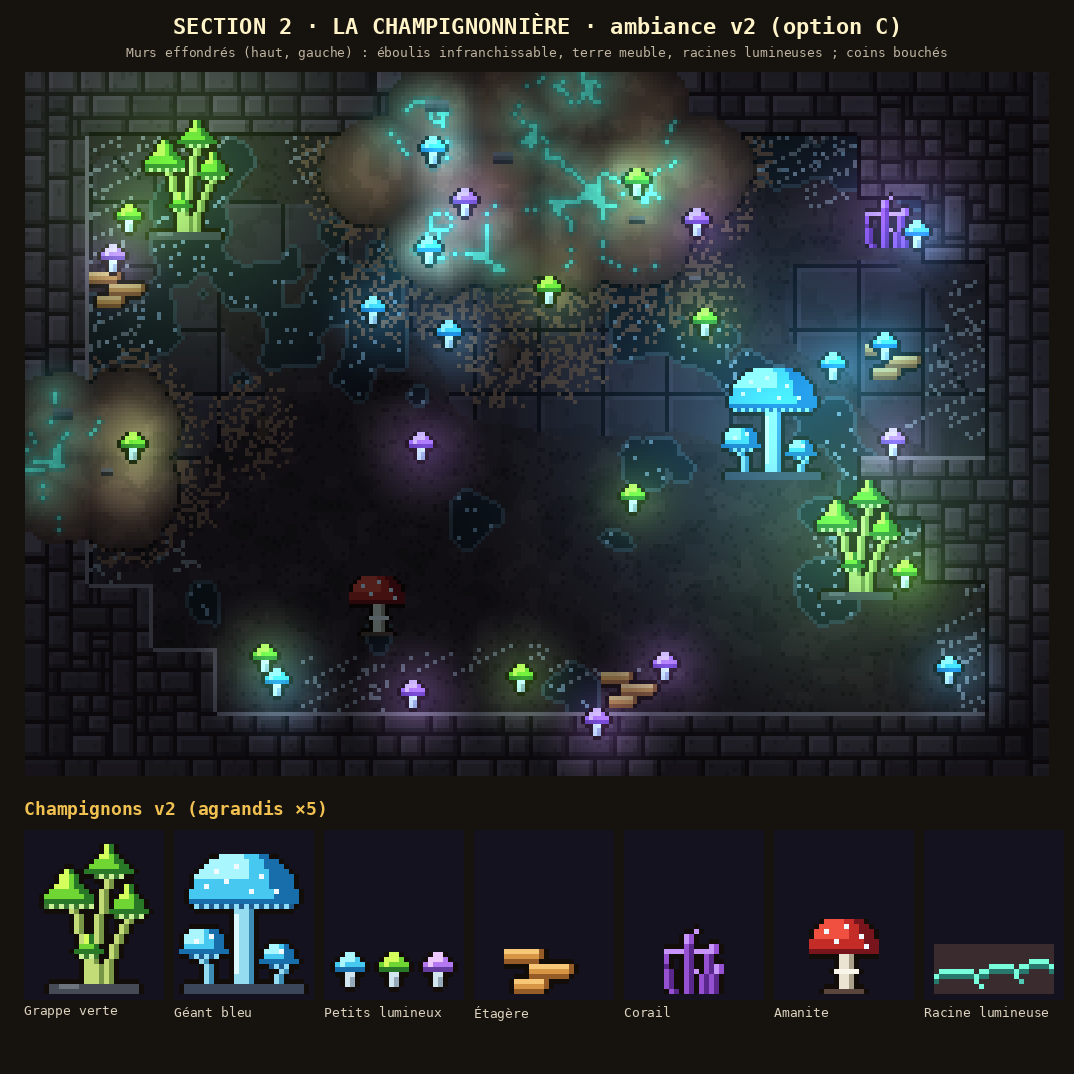

The script that saved this image:
"""Section 2, la CHAMPIGNONNIÈRE : ambiance v2 (Thomas, 2026-11-14, sur la v1 : option C retenue ; « attention aux
filaments, le mur du haut n'est pas un plafond » ; « le design des champignons est assez médiocre » ; « il faut qu'on
soit affecté par la quantité de champignons » ; « rends certaines zones moins accessibles, moins carrées » ; « des murs
effondrés, avec de la terre qui vient se répandre dans la pièce et qui affecte le layout ; on peut voir des racines
lumineuses dans la terre nue » ; trois images d'inspiration : on en reprend les idées, jamais le dessin).

- Base : l'option C de la v1 (roche suintante, pierres brun-violet, terre et flaques).
- Plus de filaments qui « pendent » du mur du haut (vue de dessus) : le mycélium RAMPE au sol depuis le pied des murs.
- Murs EFFONDRÉS : une brèche dans le mur, un éboulis de terre qui déborde dans la salle (infranchissable), puis de la
  terre meuble (on y marche) ; des RACINES LUMINEUSES dans la terre nue ; des pierres tombées.
- Salle moins carrée : coins bouchés, mur qui avance.
- Champignons redessinés, en nombre : grappe de chapeaux pointus verts, gros champignon bleu lumineux à pois, petits
  lumineux semés partout, champignon-étagère au pied des murs, corail violet, amanite.

  python3 art/champi_v2.py   → art/champi_v2.png
"""
import math
import os
import sys

import numpy as np
from PIL import Image, ImageDraw

sys.path.insert(0, os.path.dirname(os.path.abspath(__file__)))
import murs_v3 as M  # noqa: E402
from pix import fbm, font, grid, hash2, outline_mask, up, value_noise  # noqa: E402
from dortoir_v2 import Sprite  # noqa: E402
import champi_v1 as V1  # noqa: E402

T = 16
# « # » mur, « . » sol, « E » éboulis de terre (infranchissable), « e » terre meuble (on y marche).
PLAN = [
    "######EEEE######",
    "#....EEEEEE..###",
    "#.....EEEE....##",
    "#....eeeeee....#",
    "#......ee......#",
    "EE.e...........#",
    "EEe..........###",
    "#.............##",
    "##.............#",
    "###............#",
    "################",
]


def cells(ch):
    return [(x, y) for y, row in enumerate(PLAN) for x, c in enumerate(row) if c == ch]


# ---------------------------------------------------------------- champignons (dessin v2)


def shade(c, k):
    return tuple(max(0, min(255, int(v * k))) for v in c[:3]) + (255,)


def cap(s, cx, top, w, h, tones, conical=False, spots=None, gills=None, glow_edge=None):
    """Un chapeau : rangées de plus en plus larges ; clair en haut à gauche, sombre en bas et au bord droit."""
    light, mid, dark = tones
    for j in range(h):
        t = (j + 1) / h
        f = t if conical else math.sqrt(max(0.0, 1 - (1 - t) ** 2))
        half = max(0.5, w / 2 * f)
        x0, x1 = int(round(cx - half)), int(round(cx + half))
        for x in range(x0, x1):
            u = (x - x0) / max(1, x1 - x0 - 1)
            c = light if (j < h * 0.45 and u < 0.55) else mid
            if u > 0.78 or j == h - 1:
                c = dark
            if glow_edge and j == h - 1:
                c = glow_edge
            s.p(x, top + j, c)
        if spots:
            for (sx, sy) in spots:
                if sy == j and x0 <= cx + sx < x1:
                    s.p(cx + sx, top + j, (240, 250, 255, 255))
    if gills:
        half = w / 2 - 1
        for x in range(int(round(cx - half)), int(round(cx + half))):
            s.p(x, top + h, gills[0] if x % 2 else gills[1])


def stem(s, x, y0, y1, bend, color, dark, width=2):
    """Pied, de (x, y0) jusqu'à y1, qui s'incurve de `bend` pixels."""
    for y in range(y0, y1 + 1):
        t = (y - y0) / max(1, y1 - y0)
        dx = int(round(bend * math.sin(t * math.pi / 2)))
        for k in range(width):
            s.p(x + dx + k, y, dark if k == width - 1 else color)


G_LIGHT, G_MID, G_DARK = (212, 255, 92, 255), (112, 214, 52, 255), (40, 120, 40, 255)
G_GILL = ((200, 240, 150, 255), (60, 120, 50, 255))
G_STEM, G_STEM_D = (196, 220, 120, 255), (120, 150, 70, 255)
B_LIGHT, B_MID, B_DARK = (170, 246, 255, 255), (70, 200, 240, 255), (24, 110, 170, 255)
B_GILL = ((140, 220, 250, 255), (30, 90, 140, 255))
B_STEM, B_STEM_D = (150, 220, 240, 255), (60, 140, 180, 255)


def green_cluster():
    """Grappe de chapeaux pointus vert acide sur de longs pieds courbes (24 × 30)."""
    s = Sprite(24, 30)
    stem(s, 7, 12, 27, 3, G_STEM, G_STEM_D)
    stem(s, 14, 6, 27, -3, G_STEM, G_STEM_D)
    stem(s, 18, 14, 27, -4, G_STEM, G_STEM_D)
    stem(s, 11, 22, 27, 1, G_STEM, G_STEM_D)
    cap(s, 7, 5, 11, 7, (G_LIGHT, G_MID, G_DARK), conical=True, gills=G_GILL)
    cap(s, 15, 0, 9, 6, (G_LIGHT, G_MID, G_DARK), conical=True, gills=G_GILL)
    cap(s, 19, 8, 8, 6, (G_LIGHT, G_MID, G_DARK), conical=True, gills=G_GILL)
    cap(s, 11, 18, 6, 4, (G_LIGHT, G_MID, G_DARK), conical=True, gills=G_GILL)
    s.r(3, 28, 18, 2, (70, 74, 84, 255)).r(5, 28, 4, 1, (110, 116, 126, 255))
    return s.done()


def blue_giant():
    """Gros champignon bleu lumineux à pois, et deux petits à ses pieds (26 × 28)."""
    s = Sprite(26, 28)
    stem(s, 11, 10, 25, 0, B_STEM, B_STEM_D, width=4)
    s.r(11, 12, 1, 12, (220, 250, 255, 255))
    cap(s, 13, 0, 22, 10, (B_LIGHT, B_MID, B_DARK), spots=[(-6, 3), (-2, 2), (3, 4), (-8, 6), (6, 7), (1, 7), (-4, 5)], gills=B_GILL)
    stem(s, 4, 20, 25, 1, B_STEM, B_STEM_D)
    cap(s, 5, 15, 9, 5, (B_LIGHT, B_MID, B_DARK), spots=[(-2, 2), (1, 1)], gills=B_GILL)
    stem(s, 20, 22, 25, -1, B_STEM, B_STEM_D)
    cap(s, 20, 18, 7, 4, (B_LIGHT, B_MID, B_DARK), spots=[(0, 1)], gills=B_GILL)
    s.r(1, 26, 24, 2, (60, 70, 90, 255))
    return s.done()


def tiny_glow(k=0):
    """Petit champignon lumineux (semé par dizaines) : trois variantes."""
    s = Sprite(8, 8)
    L, Mi, D = [(B_LIGHT, B_MID, B_DARK), (G_LIGHT, G_MID, G_DARK), ((236, 200, 255, 255), (180, 120, 240, 255), (100, 60, 160, 255))][k % 3]
    s.r(3, 0, 2, 1, L).r(2, 1, 4, 1, L).p(5, 1, Mi).r(1, 2, 6, 1, Mi).p(2, 2, L).r(1, 3, 6, 1, D)
    s.r(3, 4, 2, 3, (210, 230, 240, 255)).p(4, 5, (150, 170, 186, 255)).p(4, 6, (150, 170, 186, 255))
    return s.done()


def shelf():
    """Champignon-étagère : trois lames ocre qui sortent du pied d'un mur (16 × 9)."""
    s = Sprite(16, 9)
    O, Od, Ol = (214, 150, 70, 255), (150, 92, 40, 255), (246, 200, 120, 255)
    for x, y, w in ((0, 0, 8), (5, 3, 9), (2, 6, 7)):
        s.r(x, y, w, 2, O).r(x, y, w, 1, Ol).r(x + w - 1, y, 1, 2, Od).r(x, y + 2, w - 1, 1, Od)
    return s.done()


def coral():
    """Corail violet (champignon en branches) : 12 × 14."""
    s = Sprite(12, 14)
    P, Pd, Pl = (150, 80, 210, 255), (90, 40, 140, 255), (200, 150, 250, 255)
    for x0, ln, lean in ((1, 8, -1), (4, 12, 0), (7, 10, 1), (9, 6, 1)):
        for k in range(ln):
            x = x0 + (lean * k) // 4
            s.p(x, 13 - k, Pl if k >= ln - 2 else P).p(x + 1, 13 - k, Pd if k < ln - 2 else P)
            if k % 4 == 3:
                s.p(x + (2 if lean >= 0 else -1), 13 - k - 1, Pl)
    return s.done()


def amanita():
    """Amanite rouge à pois blancs, chapeau en dôme (14 × 15)."""
    s = Sprite(14, 15)
    stem(s, 6, 7, 13, 0, (236, 228, 210, 255), (170, 160, 140, 255), width=3)
    s.r(5, 10, 5, 1, (250, 246, 236, 255))  # l'anneau
    cap(s, 7, 0, 14, 7, ((240, 80, 64, 255), (196, 44, 40, 255), (120, 20, 28, 255)), spots=[(-4, 2), (0, 1), (3, 3), (-2, 4), (4, 5)])
    s.r(3, 14, 8, 1, (90, 70, 60, 255))
    return s.done()


def glow_root_strip():
    """Racine lumineuse dans la terre nue (échantillon 24 × 10)."""
    s = Sprite(24, 10)
    s.r(0, 0, 24, 10, (58, 44, 46, 255))
    pts = [(0, 6), (4, 5), (8, 6), (12, 4), (16, 5), (20, 3), (23, 4)]
    for (a, b), (c, d) in zip(pts, pts[1:]):
        for k in range(c - a + 1):
            y = b + (d - b) * k // max(1, c - a)
            s.p(a + k, y, (120, 255, 220, 255))
            s.p(a + k, y + 1, (40, 120, 110, 255))
    s.p(8, 7, (120, 255, 220, 255)).p(9, 8, (120, 255, 220, 255)).p(16, 6, (120, 255, 220, 255)).p(17, 7, (80, 200, 180, 255))
    return s.done(outline=False)


# ---------------------------------------------------------------- la salle


EARTH_TOP, EARTH_MID, EARTH_DK = np.array((168, 126, 98)), np.array((122, 90, 74)), np.array((74, 54, 50))
ROOT_GLOW, ROOT_HALO = np.array((110, 240, 210)), np.array((70, 120, 110))


def earth_field(W, H):
    """Hauteur de la terre en chaque pixel : taches rondes sur les cases « E » (éboulis) et « e » (meuble), bruit."""
    xs, ys = grid(W, H)
    h = np.zeros((H, W))
    for ch, wgt, rad in (("E", 1.0, 1.15), ("e", 0.45, 0.9)):
        for (cx, cy) in cells(ch):
            d = np.hypot(xs - (cx + 0.5) * T, ys - (cy + 0.5) * T) / T
            h = np.maximum(h, wgt * np.clip(1.25 - d / rad, 0, 1))
    h = h + 0.22 * (fbm(xs, ys, 10, 401, 3) - 0.5)
    return h


def room():
    V1.WALLS["C"]()
    floor_plan = [row.replace("E", ".").replace("e", ".") for row in PLAN]
    walls = M.Walls(floor_plan)
    img = M.render(floor_plan, moss=False)
    W, H = img.size
    px = img.load()
    xs, ys = grid(W, H)
    floor = V1.floor_C(xs, ys)
    for Y in range(H):
        for X in range(W):
            if walls.floor(X // T, Y // T):
                px[X, Y] = tuple(int(v) for v in floor[Y, X])
    # Mycélium qui RAMPE au sol depuis le pied des murs (plus de filaments qui pendent).
    a = np.asarray(img).astype(float)
    wallmask = np.zeros((H, W), bool)
    for y, row in enumerate(floor_plan):
        for x, c in enumerate(row):
            if c == "#":
                wallmask[y * T:(y + 1) * T, x * T:(x + 1) * T] = True
    dist = np.full((H, W), 99.0)
    edge = outline_mask(wallmask)
    ey, ex = np.nonzero(edge)
    for k in range(0, len(ex), 3):
        dist = np.minimum(dist, np.hypot(xs - ex[k], ys - ey[k]))
    myc = (~wallmask) & (dist < 9 + 10 * fbm(xs, ys, 18, 311, 2)) & (fbm(xs, ys, 20, 312, 2) > 0.52)
    vein = myc & ((hash2(xs.astype(int), ys.astype(int), 313) > 0.93) | (((xs + ys * 2).astype(int) % 11) == 0))
    a[vein] = a[vein] * 0.45 + np.array((200, 206, 214)) * 0.55
    # Terre : éboulis (haut, infranchissable) et terre meuble ; racines lumineuses ; pierres tombées.
    h = earth_field(W, H)
    loose = (h > 0.18) & ~wallmask
    speck = loose & (h < 0.5) & (hash2(xs.astype(int), ys.astype(int), 321) < (h - 0.1) * 1.4)
    a[speck] = EARTH_MID
    mound = h >= 0.5
    t = np.clip((h - 0.5) / 0.6, 0, 1)
    col = EARTH_DK + (EARTH_MID - EARTH_DK) * np.clip(t * 2, 0, 1)[..., None]
    col = col + (EARTH_TOP - EARTH_MID) * np.clip(t * 2 - 1, 0, 1)[..., None]
    lit = fbm(xs, ys, 4, 331, 2) > 0.58
    col[lit] = col[lit] * 1.12
    a[mound] = col[mound]
    rim = outline_mask(mound) & ~wallmask
    a[rim] = a[rim] * 0.55
    # Racines lumineuses : des lignes sinueuses (crêtes d'un bruit) dans la terre nue.
    n = fbm(xs, ys, 14, 341, 3)
    roots = mound & (np.abs(n - 0.5) < 0.011) & (t > 0.3)
    a[roots] = ROOT_GLOW
    halo = outline_mask(roots) & mound
    a[halo] = a[halo] * 0.4 + ROOT_HALO * 0.6
    # Pierres tombées du mur sur l'éboulis.
    for (cx, cy, w, hh) in ((7, 1, 5, 3), (9, 2, 4, 2), (6, 0, 6, 3), (0, 5, 5, 3), (1, 6, 3, 2), (10, 3, 3, 2)):
        X0, Y0 = cx * T + int(hash2(np.array(cx), np.array(cy), 351) * 8), cy * T + int(hash2(np.array(cy), np.array(cx), 352) * 8)
        a[Y0:Y0 + hh, X0:X0 + w] = (98, 84, 94)
        a[Y0, X0:X0 + w] = (132, 118, 128)
        a[Y0 + hh - 1, X0:X0 + w] = (60, 50, 58)
    img = Image.fromarray(np.clip(a, 0, 255).astype(np.uint8), "RGB")
    # Champignons, en nombre.
    lights = []

    def put(sp, x, y, glow=None):
        im = sp.img()
        img.paste(im, (int(x), int(y)), im)
        if glow:
            lights.append((x + im.width / 2, y + im.height * 0.4, glow))

    put(blue_giant(), 11 * T - 2, 5 * T - 6, ("b", 5.5))
    put(green_cluster(), 2 * T - 4, 1 * T - 4, ("g", 4.5))
    put(green_cluster(), 12 * T + 4, 7 * T - 10, ("g", 4.0))
    put(amanita(), 5 * T + 1, 8 * T - 2)
    put(coral(), 13 * T + 2, 2 * T - 2, ("p", 2.0))
    put(shelf(), 1 * T, 3 * T + 2)
    put(shelf(), 14 * T - 14, 4 * T + 4)
    put(shelf(), 9 * T, 9 * T + 6)
    rng = np.random.default_rng(7)
    spots = 0
    while spots < 26:
        x, y = rng.uniform(1, 15) * T, rng.uniform(1, 10) * T
        cx, cy = int(x // T), int(y // T)
        if PLAN[cy][cx] == "#" or (PLAN[cy][cx] == "." and rng.random() < 0.55):
            continue
        k = int(rng.integers(0, 3))
        put(tiny_glow(k), x, y, ("bgp"[k], 1.2))
        spots += 1
    # Lumière : la salle dans le noir ; chaque champignon lumineux éclaire autour de lui, à sa couleur ; les racines aussi.
    a = np.asarray(img).astype(float)
    light = np.full((H, W), 0.42)
    tintmap = np.zeros((H, W, 3))
    hue = {"b": np.array((40, 150, 200)), "g": np.array((90, 170, 40)), "p": np.array((130, 70, 180))}
    for (lx, ly, (k, r)) in lights:
        d = np.hypot(xs - lx, ys - ly) / T
        f = np.clip(1 - d / r, 0, 1)
        light = np.maximum(light, 0.42 + 0.6 * f)
        tintmap += hue[k][None, None, :] * (f ** 2)[..., None] * 0.35
    rd = np.zeros((H, W))
    ry, rx = np.nonzero(roots)
    for k in range(0, len(rx), 4):
        rd = np.maximum(rd, np.clip(1 - np.hypot(xs - rx[k], ys - ry[k]) / 14, 0, 1))
    tintmap += np.array((30, 110, 96))[None, None, :] * (rd ** 2)[..., None] * 0.6
    a = a * light[..., None] * np.array((0.82, 0.92, 1.0)) + tintmap
    return Image.fromarray(np.clip(a, 0, 255).astype(np.uint8), "RGB")


def main():
    S = 4
    r = up(room(), S)
    pad = 24
    decors = [
        ("Grappe verte", green_cluster()), ("Géant bleu", blue_giant()), ("Petits lumineux", None),
        ("Étagère", shelf()), ("Corail", coral()), ("Amanite", amanita()), ("Racine lumineuse", glow_root_strip()),
    ]
    dw = 150
    Wb = max(r.width + 2 * pad, pad + len(decors) * dw)
    Hb = 80 + r.height + 40 + 250
    sheet = Image.new("RGB", (Wb, Hb), (22, 18, 14))
    d = ImageDraw.Draw(sheet)
    d.text((Wb // 2, 26), "SECTION 2 · LA CHAMPIGNONNIÈRE · ambiance v2 (option C)", fill=(255, 243, 200), font=font(22), anchor="mm")
    d.text((Wb // 2, 52), "Murs effondrés (haut, gauche) : éboulis infranchissable, terre meuble, racines lumineuses ; coins bouchés",
           fill=(190, 180, 160), font=font(13, False), anchor="mm")
    sheet.paste(r, ((Wb - r.width) // 2, 72))
    y0 = 72 + r.height + 24
    d.text((pad, y0), "Champignons v2 (agrandis ×5)", fill=(240, 192, 80), font=font(18), anchor="lt")
    for i, (name, sp) in enumerate(decors):
        bg = Image.new("RGB", (dw - 10, 170), (20, 18, 30))
        if sp is None:
            for k in range(3):
                im = up(tiny_glow(k).img(), 5)
                bg.paste(im, (6 + k * 44, bg.height - im.height - 8), im)
        else:
            im = up(sp.img(), 5)
            if im.width > bg.width - 4:
                im = up(sp.img(), 4)
            bg.paste(im, ((bg.width - im.width) // 2, bg.height - im.height - 6), im)
        x = pad + i * dw
        sheet.paste(bg, (x, y0 + 30))
        d.text((x, y0 + 206), name, fill=(220, 210, 190), font=font(13, False), anchor="lt")
    out = os.path.join(os.path.dirname(os.path.abspath(__file__)), "champi_v2.png")
    sheet.save(out)
    print("art/champi_v2.png", sheet.size)


if __name__ == "__main__":
    main()
